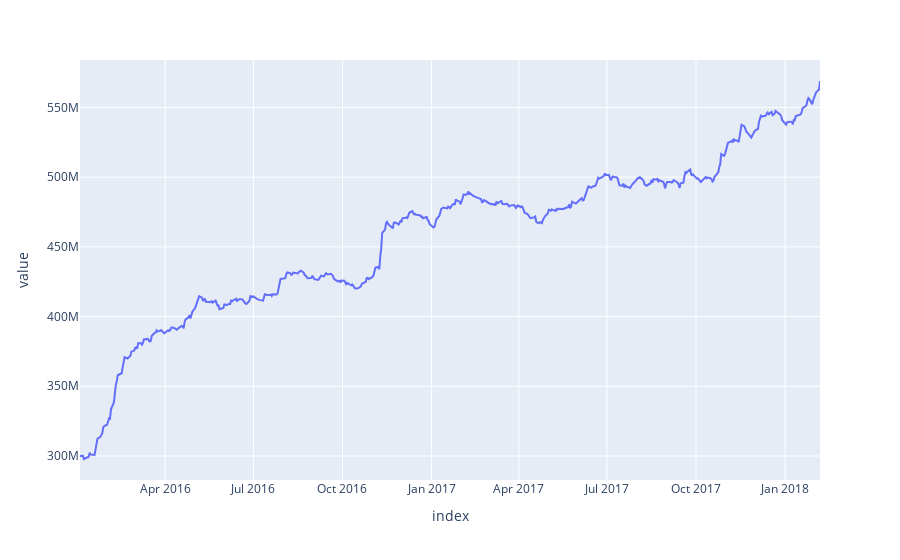

Source (notebook cell):
### Markdown cell above
#### 2.2 Backtest results

### Code cell
fig = report.v.plot()
fig.layout.update(showlegend=False)
fig.show()

### Figure 1 — Plotly figure (JSON) as saved in the notebook; plotly's stock layout.template omitted (floating-point values rounded to 4 significant figures; data arrays with more than 128 entries replaced by an {"elided": "..."} marker saying what was removed)
{"data": [{"hovertemplate": "variable=0<br>index=%{x}<br>value=%{y}<extra></extra>", "legendgroup": "0", "line": {"color": "#636efa", "dash": "solid"}, "marker": {"symbol": "circle"}, "mode": "lines", "name": "0", "orientation": "v", "showlegend": true, "type": "scatter", "x": {"elided": "528 str values"}, "xaxis": "x", "y": {"elided": "528 float values"}, "yaxis": "y"}], "layout": {"autosize": true, "legend": {"title": {"text": "variable"}, "tracegroupgap": 0}, "margin": {"t": 60}, "showlegend": false, "xaxis": {"anchor": "y", "autorange": true, "domain": [0, 1], "range": ["2016-01-04", "2018-02-06"], "title": {"text": "index"}, "type": "date"}, "yaxis": {"anchor": "x", "autorange": true, "domain": [0, 1], "range": [282800000.0, 584000000.0], "title": {"text": "value"}, "type": "linear"}}}
